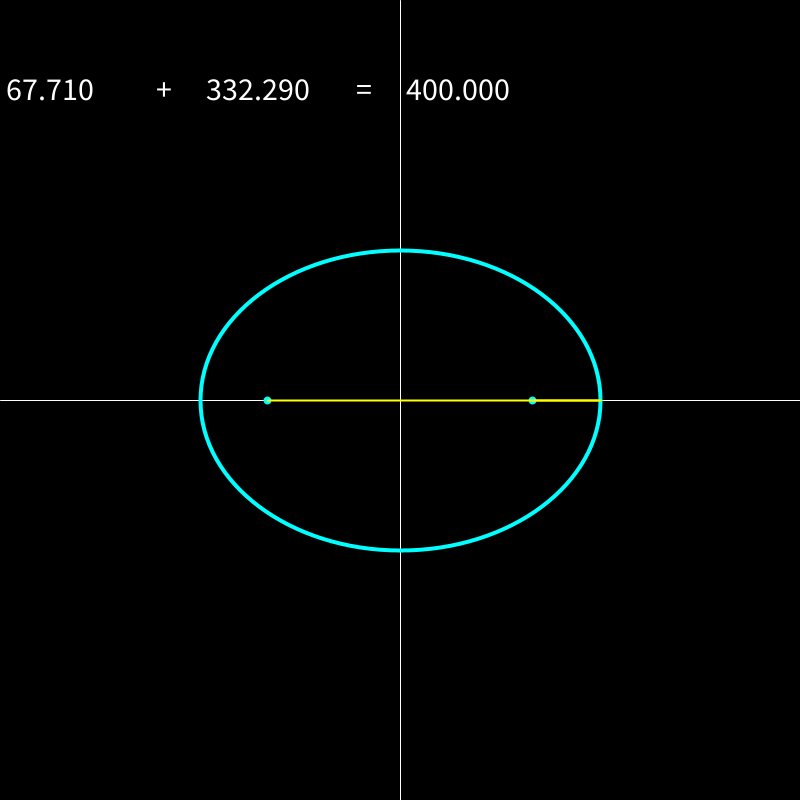
Frame 1 (no input)
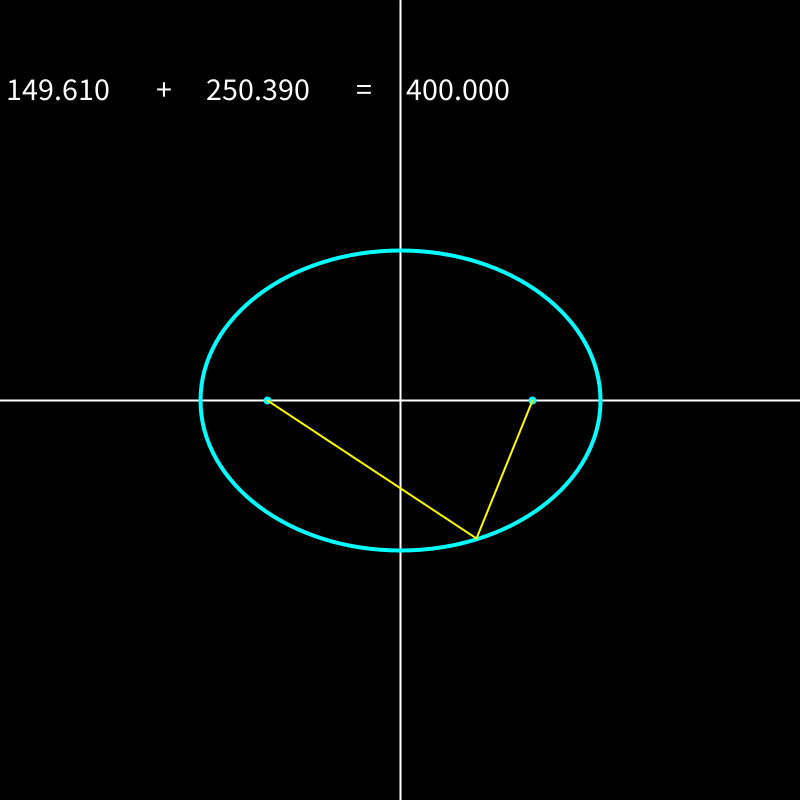
Frame 60 (the mouse pressed at the canvas centre just before this capture)
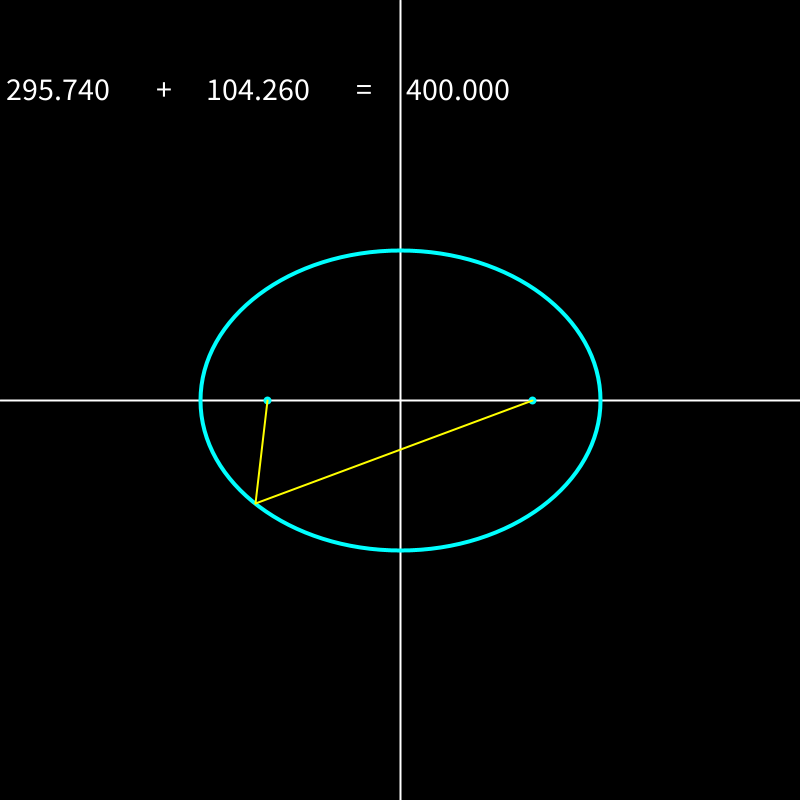
Frame 120 (the mouse held since frame 60 and released just before this capture)

The Processing sketch that drew these frames (run headless with seeded random() and noise(); from frame 60 on, the mouse is pressed at the canvas centre):

// Processing sketch: ellipse
// ── ellipse.pde
double e = Math.sqrt(1-9.0/16.0);
void setup() {
  size(800, 800);
}
double a = 0,x,y,px,py;
void draw() {
  background(0);
  stroke(255);
  line(width/2,0,width/2,height);
  line(0,height/2,width,height/2);
  stroke(0,255,255);
  strokeWeight(8);
  point((float)(-4*e*50)+width/2,height/2);
  point((float)(4*e*50)+width/2,height/2);
  stroke(0,255,255);
  strokeWeight(4);
  fill(0,0);
  ellipse(width/2,height/2,400,300);
  x = 4*Math.cos(a)*50;
  y = 3*Math.sin(a)*50;
  strokeWeight(2);
  stroke(255,255,0);
  line((float)e*4*50+width/2,height/2,(float)x+width/2,(float)y+height/2);
  line((float)e*-4*50+width/2,height/2,(float)x+width/2,(float)y+height/2);
  double f1 = dist((float)e*4*50+width/2,height/2,(float)x+width/2,(float)y+height/2);
  double f2 = dist((float)e*-4*50+width/2,height/2,(float)x+width/2,(float)y+height/2);
  textSize(32);
  fill(255);
  text(Math.round(f1*100)/100.0,0,100);
  text(" + ",150,100);
  text(Math.round(f2*100)/100.0,200,100);
  text(" = ",350,100);
  text(Math.round(f1+f2),400,100);
  a+=0.02;
}
